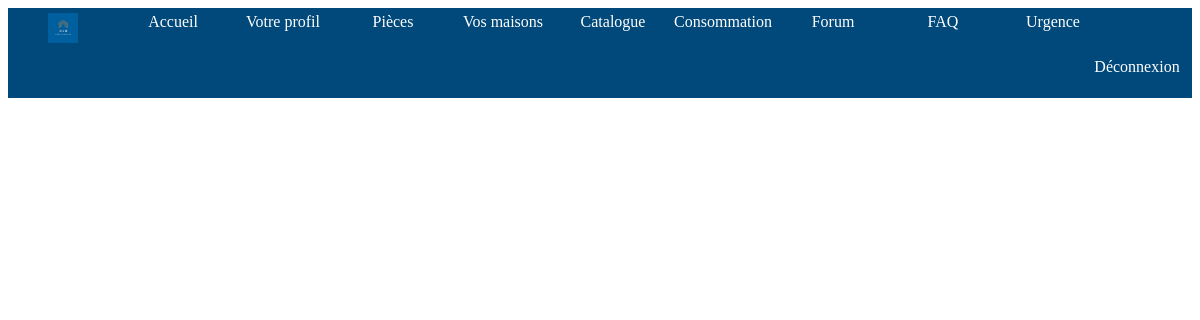
Before: /index.php?action=faq (signed in) with the older database file.
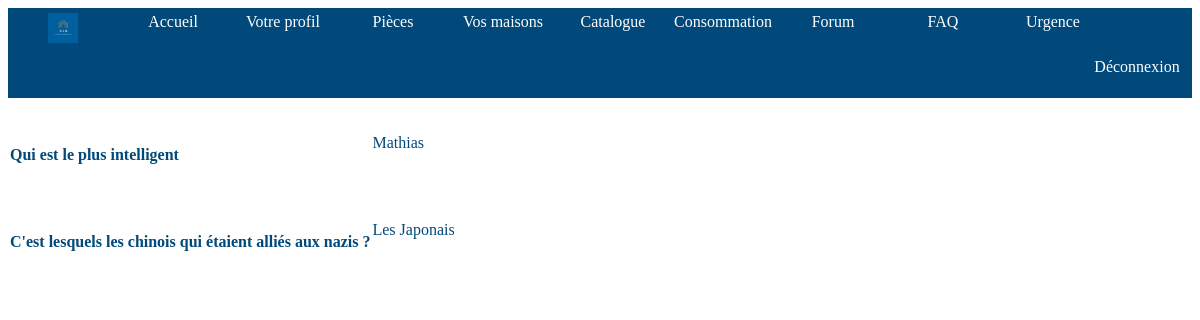
After: the same page with the newer database file.
### tables this page shows
CREATE TABLE `faq` (
  `idQuestionReponse` int(11) NOT NULL,
  `question` text NOT NULL,
  `reponse` text NOT NULL
);

### controllers/controller.php (called while the page is built, shortened)
<?php
require "models/model.php";
function seeQuestion()
 {
    $questions =getQuestionList()->fetchAll();
    require "views/faq.php";
 }

### models/model.php (called while the page is built, shortened)
<?php
function getQuestionList(){
    $db = dbConnect();
    $req = $db->prepare("SELECT * FROM faq ");
	$req->execute();
    return $req;
}

### views/faq.php (the view, shortened to what this page needs)
<html>
<head>
<link rel="stylesheet" type="text/css" href="designs/css/faq.css" />
</head>
<header>
<?php
include 'header.php';
?>
</header>
<body>
<table>
    <section>
        <div class="faq_container">
<?php foreach($questions as $question) { ?>
         <tr id='info'>
            <td class="faq_question">
                <p><?= $question["question"];?></p>
            </td>
            <div class="faq_answer_container">
            <td class="faq_reponse">
                <p><?= $question["reponse"];?></p>
            </td>
</div>
        </tr>
    <?php } ?>
</div>
</section>
</table>
</body>
 </html>

Changed rows visible on the page:
added faq: question "Qui est le plus intelligent", reponse "Mathias"
added faq: question "C'est lesquels les chinois qui étaient alliés aux nazis ?", reponse "Les Japonais"
